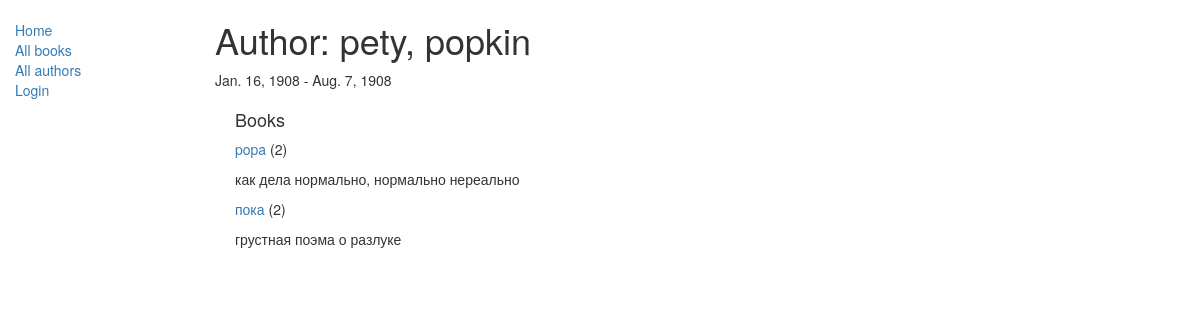
The app's page /catalog/author/1 with its own data.
### catalog/models.py (models this page shows, shortened)
class Author(models.Model):
    first_name = models.CharField(max_length=100)
    last_name = models.CharField(max_length=100)
    date_of_birth = models.DateField(null=True, blank=True)
    date_of_death = models.DateField('Died', null=True, blank=True)

class Book(models.Model):
    title = models.CharField(max_length=200)
    author = models.ForeignKey('Author', on_delete=models.SET_NULL, null=True)
    summary = models.TextField(max_length=1000, help_text="Enter a brief description of the book")
    isbn = models.CharField('ISBN',max_length=13, help_text='13 Character <a href="https://www.isbn-international.org/content/what-isbn">ISBN number</a>')
    genre = models.ManyToManyField(Genre, help_text="Select a genre for this book")
    def display_genre(self):
        """
        Creates a string for the Genre. This is required to display genre in Admin.
        """
        return ', '.join([ genre.name for genre in self.genre.all()[:3] ])
    display_genre.short_description = 'Genre'

### catalog/views.py (the view)
# urls.py: path('author/<int:pk>', views.AuthorDetailView.as_view(), name='author-detail'),
class AuthorDetailView(generic.DetailView):
    model = Author

### catalog/templates/catalog/author_detail.html (shortened to what this page needs)
{% extends "base_generic.html" %}
{% block content %}
  <h1>Author: {{ author.first_name }}, {{ author.last_name }}</h1>
  <p>{{author.date_of_birth}} - {{author.date_of_death}}</p>
  <div style="margin-left:20px;margin-top:20px">
    <h4>Books</h4>
    {% for book in author.book_set.all %}
    <p><a href="{% url 'book-detail' book.pk%}">{{book.title}}</a> ({{book.bookinstance_set.all.count}})</p>
    <p>{{book.summary}}</p>
    {% endfor %}
  </div>
{% endblock %}
{% block sidebar %}
  {{ block.super }}
{% endblock %}

### records on screen
Author: first_name "pety", last_name "popkin", date_of_birth "Jan. 16, 1908", date_of_death "Aug. 7, 1908"
Book: title "popa", bookinstance_set.all.count "2", summary "как дела нормально, нормально нереально"
Book: title "пока", bookinstance_set.all.count "2", summary "грустная поэма о разлуке"
